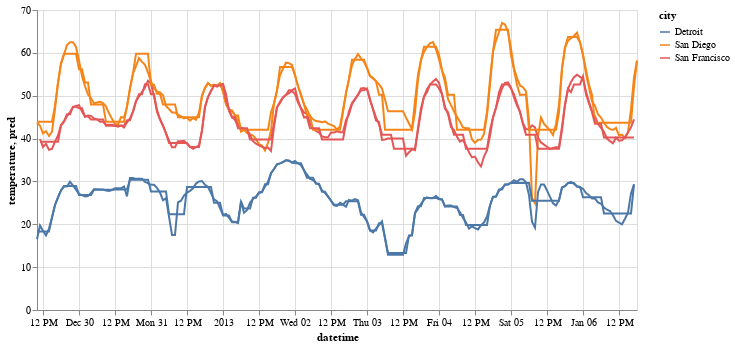

The code cell stored with this chart in its notebook:
### Markdown cell above
How do those values compare to the true values?  Look how similar they are!  Is that a good sign?  No, it is almost surely a sign of overfitting.  Using a depth of 14 in this case is providing too much flexibility to the model.

### Code cell
c_true + c_14

### Figure 1 — Vega-Lite specification as saved in the notebook (floating-point values rounded to 4 significant figures; data arrays with more than 128 entries replaced by an {"elided": "..."} marker saying what was removed)
{"config": {"view": {"continuousWidth": 400, "continuousHeight": 300}}, "layer": [{"data": {"name": "data-98c1eb3b7d11bf93af34bff84a4fc7fe"}, "mark": "line", "encoding": {"color": {"field": "city", "type": "nominal"}, "tooltip": [{"field": "city", "type": "nominal"}, {"field": "temperature", "type": "quantitative"}, {"field": "datetime", "type": "temporal"}], "x": {"field": "datetime", "type": "temporal"}, "y": {"field": "temperature", "type": "quantitative"}}, "width": 600}, {"data": {"name": "data-514d83a8a054bf0ca337dbdb8f4e196a"}, "mark": "line", "encoding": {"color": {"field": "city", "type": "nominal"}, "tooltip": [{"field": "city", "type": "nominal"}, {"field": "temperature", "type": "quantitative"}, {"field": "pred", "type": "quantitative"}, {"field": "datetime", "type": "temporal"}, {"field": "hour", "type": "quantitative"}], "x": {"field": "datetime", "type": "temporal"}, "y": {"field": "pred", "type": "quantitative"}}, "width": 600}], "$schema": "https://vega.github.io/schema/vega-lite/v4.17.0.json", "datasets": {"data-98c1eb3b7d11bf93af34bff84a4fc7fe": {"elided": "600 records"}, "data-514d83a8a054bf0ca337dbdb8f4e196a": {"elided": "600 records"}}}
